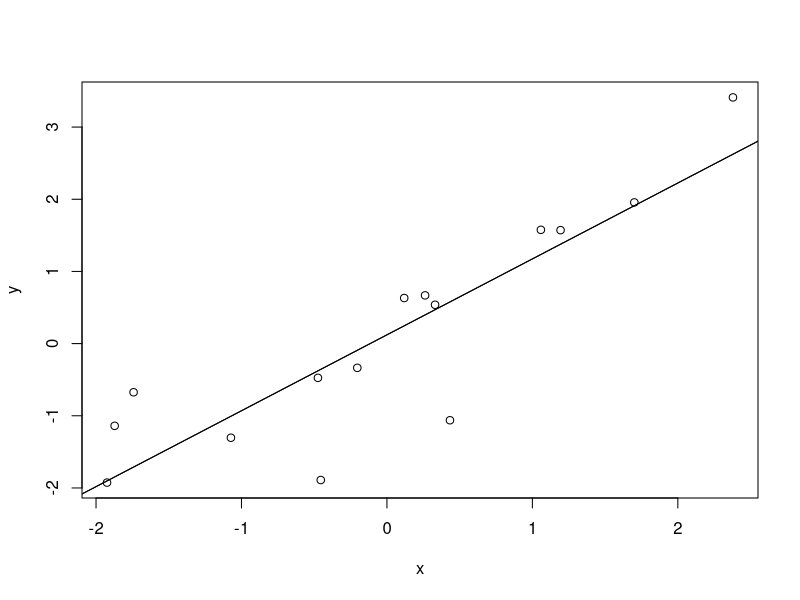

Write the R code that produced this figure. (Note: this script raises an error after producing the figure.)
x <- rnorm(15)
y <- x + rnorm(15)
predict(lm(y ~ x))
plot(x,y)
abline(lm(y ~ x))
plot(abline(lm(y ~ x)))
summary(lm(y ~ x))

new <- data.frame(x = seq(-3, 3, 0.5))
new.lm<-predict(lm(y ~ x), new, se.fit = TRUE)

plot(new.lm)
pred.w.plim <- predict(lm(y ~ x), new, interval = "prediction")
pred.w.clim <- predict(lm(y ~ x), new, interval = "confidence")

matplot(new$x, cbind(pred.w.clim, pred.w.plim[,-1]),
        lty = c(1,2,2,3,3), type = "l", ylab = "predicted y")


library(car)

install.packages("car")
scatterplotMatrix(x)